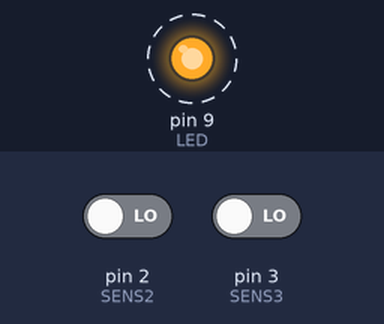
Recording of a sketch running on a simulated Arduino Uno, built with avr-gcc and run on an emulated ATmega328P. On the bench: output pins drawn as LEDs (lit = HIGH). Dashed ring = blinking. Inputs (shaded band) come from the test bench; at power-on: pin 2 (SENS2) LOW, pin 3 (SENS3) LOW. What the sketch prints to the serial monitor is not drawn.

Above: at 0.2 s.
Timing chart, 0 to 3.0 s (numbered marks = the images above):
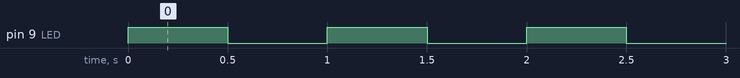

Measured:
- by itself, pin 9 (LED): alternates HIGH for 0.50 s and LOW for 0.50 s

The sketch:

01_led_quadruplex.ino
```cpp
const int LED = 9;
const int SENS1 = 1;
const int SENS2 = 2;
const int SENS3 = 3;
int a, b, c;

long fakultaet (long i) {
  long sum = 1;
  while (i > 0) {
    sum = sum * i;
    i--;
  }
}

void setup() {
  // put your setup code here, torun once:
  a = 0;
  b = 0;
  c = 0;
  pinMode(LED, OUTPUT);
  pinMode(SENS1, INPUT);
  pinMode(SENS2, INPUT);
  pinMode(SENS3, INPUT);
  Serial.begin(9600);
}

void loop() {
  long d;
  // put your main code here, to run repeatedly:
  a = digitalRead(SENS1);
  b = digitalRead(SENS2);
  c = digitalRead(SENS3);
  d = fakultaet(20);
  digitalWrite(LED, HIGH);
  delay(500);
  digitalWrite(LED, LOW);
  delay(500);
  Serial.println("Next");
}
```
